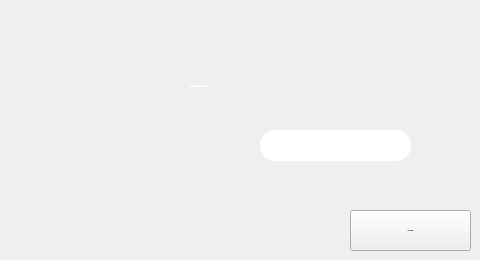
       <widget class="QWidget" name="Supprimer_2">
        <attribute name="title">
         <string>Supprimer Evenement</string>
        </attribute>
        <widget class="QLineEdit" name="lineEdit_id_eventsupp">
         <property name="geometry">
          <rect>
           <x>260</x>
           <y>130</y>
           <width>151</width>
           <height>31</height>
          </rect>
         </property>
         <property name="font">
          <font>
           <family>century gothic</family>
           <pointsize>-1</pointsize>
           <weight>75</weight>
           <bold>true</bold>
          </font>
         </property>
         <property name="styleSheet">
          <string notr="true">border-radius:15px;
</string>
         </property>
         <property name="text">
          <string/>
         </property>
         <property name="maxLength">
          <number>8</number>
         </property>
         <property name="alignment">
          <set>Qt::AlignCenter</set>
         </property>
        </widget>
        <widget class="QLabel" name="label_id_evetsupp">
         <property name="geometry">
          <rect>
           <x>170</x>
           <y>130</y>
           <width>71</width>
           <height>31</height>
          </rect>
         </property>
         <property name="font">
          <font>
           <family>century gothic</family>
           <pointsize>-1</pointsize>
           <weight>50</weight>
           <italic>false</italic>
           <bold>false</bold>
          </font>
         </property>
         <property name="styleSheet">
          <string notr="true">color:white;
border-radius:15px;</string>
         </property>
         <property name="text">
          <string>ID event :</string>
         </property>
        </widget>
        <widget class="QPushButton" name="supprimer_2">
         <property name="geometry">
          <rect>
           <x>350</x>
           <y>210</y>
           <width>121</width>
           <height>41</height>
          </rect>
         </property>
         <property name="font">
          <font>
           <family>century gothic</family>
           <pointsize>-1</pointsize>
           <weight>75</weight>
           <italic>false</italic>
           <bold>true</bold>
          </font>
         </property>
         <property name="text">
          <string>SUPPRIMER</string>
         </property>
        </widget>
        <widget class="QLabel" name="label_supp_2">
         <property name="geometry">
          <rect>
           <x>190</x>
           <y>70</y>
           <width>231</width>
           <height>31</height>
          </rect>
         </property>
         <property name="font">
          <font>
           <family>century gothic</family>
           <pointsize>-1</pointsize>
           <weight>50</weight>
           <italic>false</italic>
           <bold>false</bold>
           <underline>true</underline>
           <strikeout>false</strikeout>
          </font>
         </property>
         <property name="styleSheet">
          <string notr="true">
color:white;


</string>
         </property>
         <property name="text">
          <string>Saisir l'ID de l'evenement à supprimer :</string>
         </property>
         <property name="textFormat">
          <enum>Qt::RichText</enum>
         </property>
         <property name="scaledContents">
          <bool>false</bool>
         </property>
        </widget>
       </widget>
